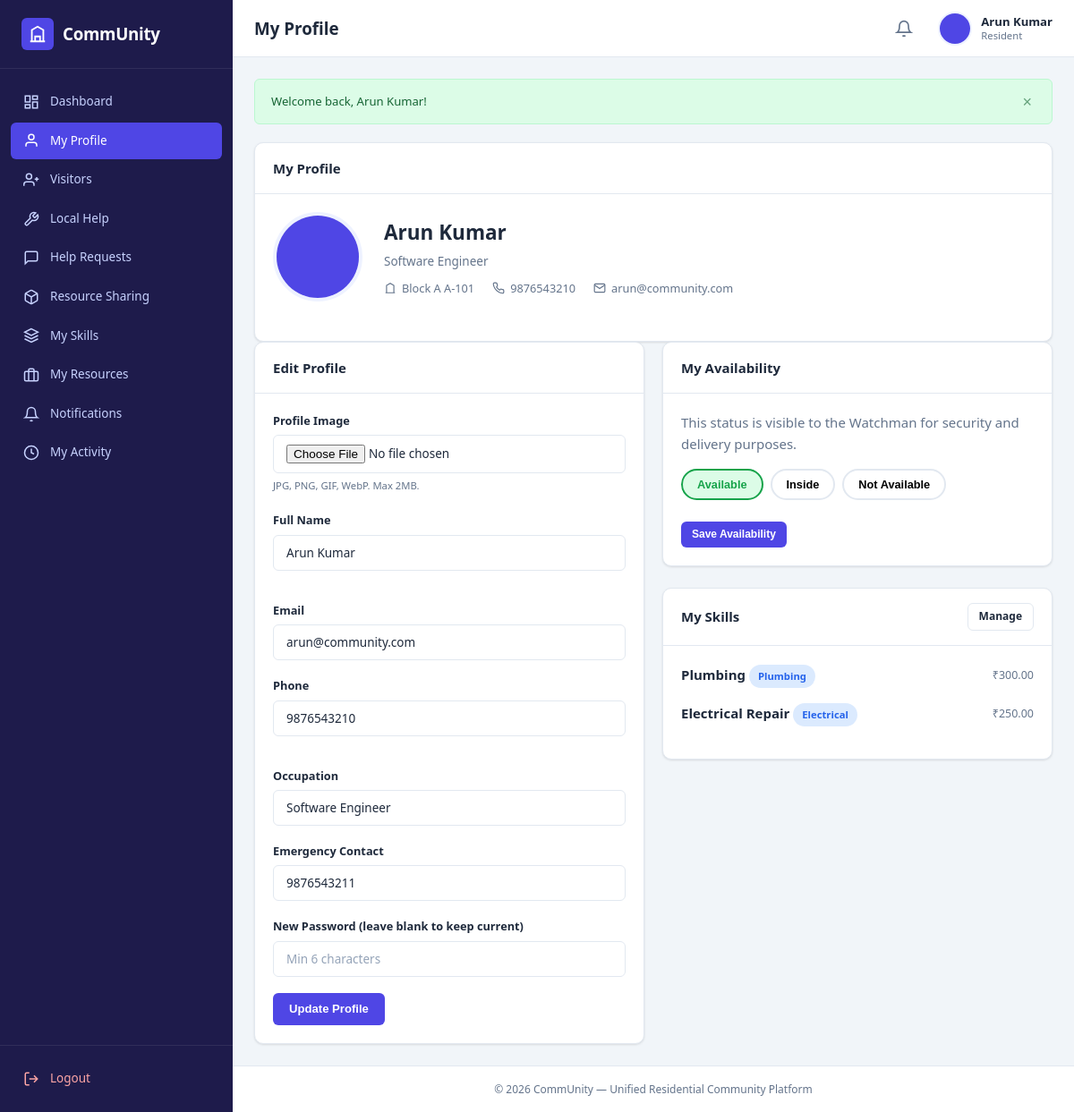
The app's page /resident/profile.php (signed in) with its own data.
### tables this page shows
CREATE TABLE `users` (
  `id` int(11) NOT NULL AUTO_INCREMENT,
  `name` varchar(100) NOT NULL,
  `email` varchar(100) NOT NULL,
  `phone` varchar(20) NOT NULL,
  `password` varchar(255) NOT NULL,
  `role` enum('admin','watchman','resident') NOT NULL DEFAULT 'resident',
  `block` varchar(20) DEFAULT NULL,
  `door_number` varchar(20) DEFAULT NULL,
  `occupation` varchar(100) DEFAULT NULL,
  `emergency_contact` varchar(20) DEFAULT NULL,
  `profile_image` varchar(255) DEFAULT NULL,
  `availability` enum('Available','Inside','Not Available') NOT NULL DEFAULT 'Available',
  `verification_status` enum('Verified','Pending') NOT NULL DEFAULT 'Pending',
  `created_at` timestamp NOT NULL DEFAULT CURRENT_TIMESTAMP,
  PRIMARY KEY (`id`),
  UNIQUE KEY `email` (`email`)
);

CREATE TABLE `skills` (
  `id` int(11) NOT NULL AUTO_INCREMENT,
  `resident_id` int(11) NOT NULL,
  `skill_name` varchar(100) NOT NULL,
  `category` varchar(50) NOT NULL,
  `description` text,
  `experience` varchar(50) DEFAULT NULL,
  `expected_cost` decimal(10,2) DEFAULT NULL,
  `availability` varchar(50) DEFAULT NULL,
  `response_time` varchar(50) DEFAULT NULL,
  `preferred_contact` varchar(50) DEFAULT NULL,
  `created_at` timestamp NOT NULL DEFAULT CURRENT_TIMESTAMP,
  PRIMARY KEY (`id`),
  KEY `resident_id` (`resident_id`),
  CONSTRAINT `skills_ibfk_1` FOREIGN KEY (`resident_id`) REFERENCES `users` (`id`) ON DELETE CASCADE
);

### auth/authentication.php (called while the page is built, shortened)
<?php
require_once __DIR__ . '/../config/database.php';
require_once __DIR__ . '/../includes/functions.php';
function current_user_id(): ?int {
    return $_SESSION['user_id'] ?? null;
}

### config/database.php (called while the page is built, shortened)
<?php
function db(): PDO {
    static $pdo = null;
    if ($pdo === null) {
        $dsn = "mysql:host=" . DB_HOST . ";dbname=" . DB_NAME . ";charset=" . DB_CHARSET;
        $options = [
            PDO::ATTR_ERRMODE            => PDO::ERRMODE_EXCEPTION,
            PDO::ATTR_DEFAULT_FETCH_MODE => PDO::FETCH_ASSOC,
            PDO::ATTR_EMULATE_PREPARES   => false,
        ];
        try {
            $pdo = new PDO($dsn, DB_USER, DB_PASS, $options);
        } catch (PDOException $e) {
            die("Database connection failed. Please check config/database.php and ensure MySQL is running in XAMPP.");
        }
    }
    return $pdo;
}

### includes/functions.php (called while the page is built, shortened)
<?php
require_once __DIR__ . '/../config/database.php';
function e(?string $str): string {
    return htmlspecialchars($str ?? '', ENT_QUOTES, 'UTF-8');
}
function get_user(int $id): ?array {
    try {
        $stmt = db()->prepare("SELECT * FROM users WHERE id = ?");
        $stmt->execute([$id]);
        $user = $stmt->fetch();
        return $user ?: null;
    } catch (PDOException $e) {
        return null;
    }
}
function profile_image_url(?string $image): string {
    return BASE_URL . 'assets/images/default-avatar.png';
}

### resident/profile.php (the view, shortened to what this page needs)
<?php
require_once __DIR__ . '/../auth/authentication.php';
require_once __DIR__ . '/../includes/functions.php';
$me = get_user(current_user_id());
try {
    $stmt = db()->prepare("SELECT * FROM skills WHERE resident_id = ? ORDER BY created_at DESC");
    $stmt->execute([current_user_id()]);
    $my_skills = $stmt->fetchAll();
} catch (PDOException $e) {
    $my_skills = [];
}
require __DIR__ . '/../includes/top.php';
?>
<div class="card">
    <div class="card-header">
        <h3>My Profile</h3>
    </div>
    <div class="card-body">
        <div class="profile-header">
            <div class="profile-avatar">
                <img src="<?= e(profile_image_url($me['profile_image'] ?? null)) ?>" alt="Profile">
            </div>
            <div class="profile-info">
                <h2><?= e($me['name']) ?></h2>
                <p><?= e($me['occupation'] ?? 'Resident') ?></p>
                <div class="profile-meta">
                    <span>
                        <svg viewBox="0 0 24 24" fill="none" stroke="currentColor" stroke-width="2"><path d="M3 21h18M5 21V7l7-4 7 4v14"/></svg>
                        <?= e($me['block'] . ' ' . $me['door_number']) ?>
                    </span>
                    <span>
                        <?= e($me['phone']) ?>
                    </span>
                    <span>
                        <svg viewBox="0 0 24 24" fill="none" stroke="currentColor" stroke-width="2"><path d="M4 4h16c1.1 0 2 .9 2 2v12c0 1.1-.9 2-2 2H4c-1.1 0-2-.9-2-2V6c0-1.1.9-2 2-2z"/><path d="M22 6l-10 7L2 6"/></svg>
                        <?= e($me['email']) ?>
                    </span>
                </div>
            </div>
        </div>
    </div>
</div>
<div class="grid-2">
    <div class="card">
        <div class="card-header">
            <h3>Edit Profile</h3>
        </div>
        <div class="card-body">
            <form method="POST" enctype="multipart/form-data">
                <div class="form-group">
                    <label class="form-label">Profile Image</label>
                    <input type="file" class="form-control" name="profile_image" accept="image/*">
                    <small class="form-hint">JPG, PNG, GIF, WebP. Max 2MB.</small>
                </div>
                <div class="form-row">
                    <div class="form-group">
                        <label class="form-label">Full Name</label>
                        <input type="text" class="form-control" name="name" value="<?= e($me['name']) ?>" required>
                    </div>
                    <div class="form-group">
                        <label class="form-label">Email</label>
                        <input type="email" class="form-control" name="email" value="<?= e($me['email']) ?>" required>
                    </div>
                </div>
                <div class="form-row">
                    <div class="form-group">
                        <label class="form-label">Phone</label>
                        <input type="text" class="form-control" name="phone" value="<?= e($me['phone']) ?>" required>
                    </div>
                    <div class="form-group">
                        <label class="form-label">Occupation</label>
                        <input type="text" class="form-control" name="occupation" value="<?= e($me['occupation']) ?>">
                    </div>
                </div>
                <div class="form-group">
                    <label class="form-label">Emergency Contact</label>
                    <input type="text" class="form-control" name="emergency_contact" value="<?= e($me['emergency_contact']) ?>">
                </div>
                <div class="form-group">
                    <label class="form-label">New Password (leave blank to keep current)</label>
                    <input type="password" class="form-control" name="new_password" placeholder="Min 6 characters">
                </div>
                <button type="submit" name="update_profile" class="btn btn-primary">Update Profile</button>
            </form>
        </div>
    </div>
    <div>
        <div class="card">
            <div class="card-header">
                <h3>My Availability</h3>
            </div>
            <div class="card-body">
                <p class="text-muted mb-2">This status is visible to the Watchman for security and delivery purposes.</p>
                <form method="POST">
                    <div class="availability-toggle mb-3">
                        <button type="button" class="availability-btn <?= $me['availability'] === 'Available' ? 'active-available' : '' ?>" onclick="setAvailability('Available')">Available</button>
                        <button type="button" class="availability-btn <?= $me['availability'] === 'Inside' ? 'active-inside' : '' ?>" onclick="setAvailability('Inside')">Inside</button>
                        <button type="button" class="availability-btn <?= $me['availability'] === 'Not Available' ? 'active-not-available' : '' ?>" onclick="setAvailability('Not Available')">Not Available</button>
                    </div>
                    <button type="submit" name="update_availability" class="btn btn-primary btn-sm">Save Availability</button>
                </form>
            </div>
        </div>
        <div class="card mt-3">
            <div class="card-header">
                <h3>My Skills</h3>
                <a href="<?= e(BASE_URL) ?>resident/my_skills.php" class="btn btn-sm btn-outline">Manage</a>
            </div>
            <div class="card-body">
                <?php if (empty($my_skills)): ?>
                    <div class="empty-state"><p>No skills added yet.</p></div>
                <?php else: ?>
                    <?php foreach ($my_skills as $s): ?>
                        <div class="d-flex justify-between align-center mb-2">
                            <div>
                                <strong><?= e($s['skill_name']) ?></strong>
                                <span class="badge badge-info ml-2"><?= e($s['category']) ?></span>
                            </div>
                            <small class="text-muted">₹<?= e($s['expected_cost']) ?></small>
                        </div>
                    <?php endforeach; ?>
                <?php endif; ?>
            </div>
        </div>
    </div>
</div>
<?php require __DIR__ . '/../includes/bottom.php'; ?>

### assets/css/style.css (style rules this page uses)
:root { --primary: #4f46e5; --primary-dark: #4338ca; --primary-light: #6366f1; --primary-bg: #eef2ff; --secondary: #64748b; --success: #16a34a; --success-bg: #dcfce7; --danger: #dc2626; --danger-bg: #fee2e2; --warning: #d97706; --warning-bg: #fef3c7; --info: #2563eb; --info-bg: #dbeafe; --sidebar-bg: #1e1b4b; --sidebar-hover: #312e81; --sidebar-active: #4f46e5; --text-dark: #1e293b; --text-muted: #64748b; --bg-body: #f1f5f9; --bg-card: #ffffff; --border: #e2e8f0; --shadow: 0 1px 3px rgba(0,0,0,0.08), 0 1px 2px rgba(0,0,0,0.04); --shadow-lg: 0 4px 12px rgba(0,0,0,0.1); --radius: 10px; --radius-sm: 6px; --sidebar-width: 260px; --header-height: 64px; --font: 'Segoe UI', -apple-system, BlinkMacSystemFont, Roboto, 'Helvetica Neue', sans-serif; }
*, *::before, *::after { box-sizing: border-box; margin: 0; padding: 0; }
html { font-size: 15px; scroll-behavior: smooth; }
body { font-family: var(--font); background: var(--bg-body); color: var(--text-dark); line-height: 1.6; -webkit-font-smoothing: antialiased; }
a { color: var(--primary); text-decoration: none; }
img { max-width: 100%; display: block; }
.dashboard-body { display: flex; min-height: 100vh; }
.card { background: var(--bg-card); border-radius: var(--radius); box-shadow: var(--shadow); border: 1px solid var(--border); overflow: hidden; }
.card-header { padding: 16px 20px; border-bottom: 1px solid var(--border); display: flex; align-items: center; justify-content: space-between; gap: 12px; }
.card-header h3 { font-size: 1rem; font-weight: 600; color: var(--text-dark); }
.card-body { padding: 20px; }
.badge { display: inline-flex; align-items: center; padding: 4px 10px; border-radius: 20px; font-size: 0.75rem; font-weight: 600; white-space: nowrap; }
.badge-info { background: var(--info-bg); color: var(--info); }
.btn { display: inline-flex; align-items: center; justify-content: center; gap: 6px; padding: 9px 18px; border-radius: var(--radius-sm); font-size: 0.875rem; font-weight: 600; border: none; cursor: pointer; transition: all 0.2s ease; text-decoration: none; line-height: 1.4; }
.btn-primary { background: var(--primary); color: #fff; }
.btn-outline { background: transparent; border: 1.5px solid var(--border); color: var(--text-dark); }
.btn-sm { padding: 6px 12px; font-size: 0.8rem; }
.form-group { margin-bottom: 18px; }
.form-label { display: block; font-size: 0.85rem; font-weight: 600; color: var(--text-dark); margin-bottom: 6px; }
.form-control { width: 100%; padding: 10px 14px; border: 1.5px solid var(--border); border-radius: var(--radius-sm); font-size: 0.9rem; font-family: var(--font); color: var(--text-dark); background: #fff; transition: border-color 0.2s, box-shadow 0.2s; }
.form-control::placeholder { color: #94a3b8; }
.form-row { display: grid; grid-template-columns: repeat(auto-fit, minmax(200px, 1fr)); gap: 16px; }
.form-hint { font-size: 0.75rem; color: var(--text-muted); margin-top: 4px; }
.grid-2 { display: grid; grid-template-columns: repeat(2, 1fr); gap: 20px; }
.profile-header { display: flex; align-items: center; gap: 24px; margin-bottom: 24px; flex-wrap: wrap; }
.profile-avatar { width: 100px; height: 100px; border-radius: 50%; overflow: hidden; border: 4px solid var(--primary-bg); flex-shrink: 0; }
.profile-avatar img { width: 100%; height: 100%; object-fit: cover; }
.profile-info h2 { font-size: 1.5rem; font-weight: 700; margin-bottom: 4px; }
.profile-info p { color: var(--text-muted); font-size: 0.9rem; }
.profile-meta { display: flex; gap: 20px; flex-wrap: wrap; margin-top: 8px; }
.profile-meta span { display: flex; align-items: center; gap: 6px; font-size: 0.85rem; color: var(--text-muted); }
.profile-meta svg { width: 14px; height: 14px; }
.availability-toggle { display: flex; gap: 8px; flex-wrap: wrap; }
.availability-btn { padding: 8px 16px; border-radius: 20px; border: 2px solid var(--border); background: #fff; font-size: 0.85rem; font-weight: 600; cursor: pointer; transition: all 0.2s; }
.availability-btn.active-available { border-color: var(--success); background: var(--success-bg); color: var(--success); }
.text-muted { color: var(--text-muted); }
.mb-2 { margin-bottom: 16px; }
.mb-3 { margin-bottom: 24px; }
.mt-3 { margin-top: 24px; }
.d-flex { display: flex; }
.align-center { align-items: center; }
.justify-between { justify-content: space-between; }

### records on screen
users: name "Arun Kumar", occupation "Software Engineer", block+door_number "Block A A-101", phone "9876543210", email "arun@community.com", emergency_contact "9876543211"
skills: skill_name "Plumbing", category "Plumbing", expected_cost "300.00"
skills: skill_name "Electrical Repair", category "Electrical", expected_cost "250.00"

### other values on screen
APP_NAME "CommUnity"
$pageTitle "My Profile"
$_SESSION['name'] "Arun Kumar"
$role "Resident"
$flash['message'] "Welcome back, Arun Kumar!"
APP_TAGLINE "Unified Residential Community Platform"
